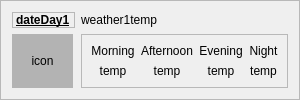
                             <widget class="QFrame" name="frame_3">
                                 <property name="frameShape">
                                     <enum>QFrame::StyledPanel</enum>
                                 </property>
                                 <property name="frameShadow">
                                     <enum>QFrame::Plain</enum>
                                 </property>
                                 <layout class="QFormLayout" name="formLayout_5">
                                     <item row="0" column="0">
                                         <widget class="QLabel" name="lblDateDay_3">
                                             <property name="sizePolicy">
                                                 <sizepolicy hsizetype="Preferred" vsizetype="Preferred">
                                                     <horstretch>0</horstretch>
                                                     <verstretch>0</verstretch>
                                                 </sizepolicy>
                                             </property>
                                             <property name="minimumSize">
                                                 <size>
                                                     <width>60</width>
                                                     <height>0</height>
                                                 </size>
                                             </property>
                                             <property name="font">
                                                 <font>
                                                     <weight>75</weight>
                                                     <bold>true</bold>
                                                     <underline>true</underline>
                                                 </font>
                                             </property>
                                             <property name="frameShape">
                                                 <enum>QFrame::StyledPanel</enum>
                                             </property>
                                             <property name="text">
                                                 <string>dateDay1</string>
                                             </property>
                                         </widget>
                                     </item>
                                     <item row="0" column="1">
                                         <widget class="QLabel" name="lblWeatherTempDay_3">
                                             <property name="sizePolicy">
                                                 <sizepolicy hsizetype="Preferred" vsizetype="Preferred">
                                                     <horstretch>0</horstretch>
                                                     <verstretch>0</verstretch>
                                                 </sizepolicy>
                                             </property>
                                             <property name="text">
                                                 <string>weather1temp</string>
                                             </property>
                                         </widget>
                                     </item>
                                     <item row="1" column="0">
                                         <widget class="QLabel" name="lblIconDay_3">
                                             <property name="sizePolicy">
                                                 <sizepolicy hsizetype="Preferred" vsizetype="Preferred">
                                                     <horstretch>1</horstretch>
                                                     <verstretch>0</verstretch>
                                                 </sizepolicy>
                                             </property>
                                             <property name="minimumSize">
                                                 <size>
                                                     <width>61</width>
                                                     <height>40</height>
                                                 </size>
                                             </property>
                                             <property name="styleSheet">
                                                 <string notr="true">background-color: rgb(179, 179, 179);</string>
                                             </property>
                                             <property name="text">
                                                 <string>icon</string>
                                             </property>
                                             <property name="alignment">
                                                 <set>Qt::AlignCenter</set>
                                             </property>
                                         </widget>
                                     </item>
                                     <item row="1" column="1">
                                         <widget class="QFrame" name="frame_11">
                                             <property name="frameShape">
                                                 <enum>QFrame::StyledPanel</enum>
                                             </property>
                                             <property name="frameShadow">
                                                 <enum>QFrame::Plain</enum>
                                             </property>
                                             <layout class="QGridLayout" name="gridLayout_5">
                                                 <item row="0" column="1">
                                                     <widget class="QLabel" name="lblAfterDay_3">
                                                         <property name="frameShadow">
                                                             <enum>QFrame::Plain</enum>
                                                         </property>
                                                         <property name="text">
                                                             <string>Afternoon</string>
                                                         </property>
                                                         <property name="alignment">
                                                             <set>Qt::AlignCenter</set>
                                                         </property>
                                                     </widget>
                                                 </item>
                                                 <item row="1" column="1">
                                                     <widget class="QLabel" name="lblTempAfter_3">
                                                         <property name="frameShadow">
                                                             <enum>QFrame::Plain</enum>
                                                         </property>
                                                         <property name="text">
                                                             <string>temp</string>
                                                         </property>
                                                         <property name="alignment">
                                                             <set>Qt::AlignCenter</set>
                                                         </property>
                                                     </widget>
                                                 </item>
                                                 <item row="0" column="2">
                                                     <widget class="QLabel" name="lblEveDay_3">
                                                         <property name="frameShadow">
                                                             <enum>QFrame::Plain</enum>
                                                         </property>
                                                         <property name="text">
                                                             <string>Evening</string>
                                                         </property>
                                                         <property name="alignment">
                                                             <set>Qt::AlignCenter</set>
                                                         </property>
                                                     </widget>
                                                 </item>
                                                 <item row="0" column="0">
                                                     <widget class="QLabel" name="lblMorDay_3">
                                                         <property name="frameShadow">
                                                             <enum>QFrame::Raised</enum>
                                                         </property>
                                                         <property name="text">
                                                             <string>Morning</string>
                                                         </property>
                                                         <property name="alignment">
                                                             <set>Qt::AlignCenter</set>
                                                         </property>
                                                     </widget>
                                                 </item>
                                                 <item row="1" column="0">
                                                     <widget class="QLabel" name="lblTempMor_3">
                                                         <property name="frameShadow">
                                                             <enum>QFrame::Plain</enum>
                                                         </property>
                                                         <property name="text">
                                                             <string>temp</string>
                                                         </property>
                                                         <property name="alignment">
                                                             <set>Qt::AlignCenter</set>
                                                         </property>
                                                     </widget>
                                                 </item>
                                                 <item row="0" column="3">
                                                     <widget class="QLabel" name="lblNightDay_3">
                                                         <property name="frameShadow">
                                                             <enum>QFrame::Plain</enum>
                                                         </property>
                                                         <property name="text">
                                                             <string>Night</string>
                                                         </property>
                                                         <property name="alignment">
                                                             <set>Qt::AlignCenter</set>
                                                         </property>
                                                     </widget>
                                                 </item>
                                                 <item row="1" column="2">
                                                     <widget class="QLabel" name="lblTempEve_3">
                                                         <property name="frameShadow">
                                                             <enum>QFrame::Plain</enum>
                                                         </property>
                                                         <property name="text">
                                                             <string>temp</string>
                                                         </property>
                                                         <property name="alignment">
                                                             <set>Qt::AlignCenter</set>
                                                         </property>
                                                     </widget>
                                                 </item>
                                                 <item row="1" column="3">
                                                     <widget class="QLabel" name="lblTempNight_3">
                                                         <property name="frameShadow">
                                                             <enum>QFrame::Plain</enum>
                                                         </property>
                                                         <property name="text">
                                                             <string>temp</string>
                                                         </property>
                                                         <property name="alignment">
                                                             <set>Qt::AlignCenter</set>
                                                         </property>
                                                     </widget>
                                                 </item>
                                             </layout>
                                         </widget>
                                     </item>
                                 </layout>
                             </widget>
